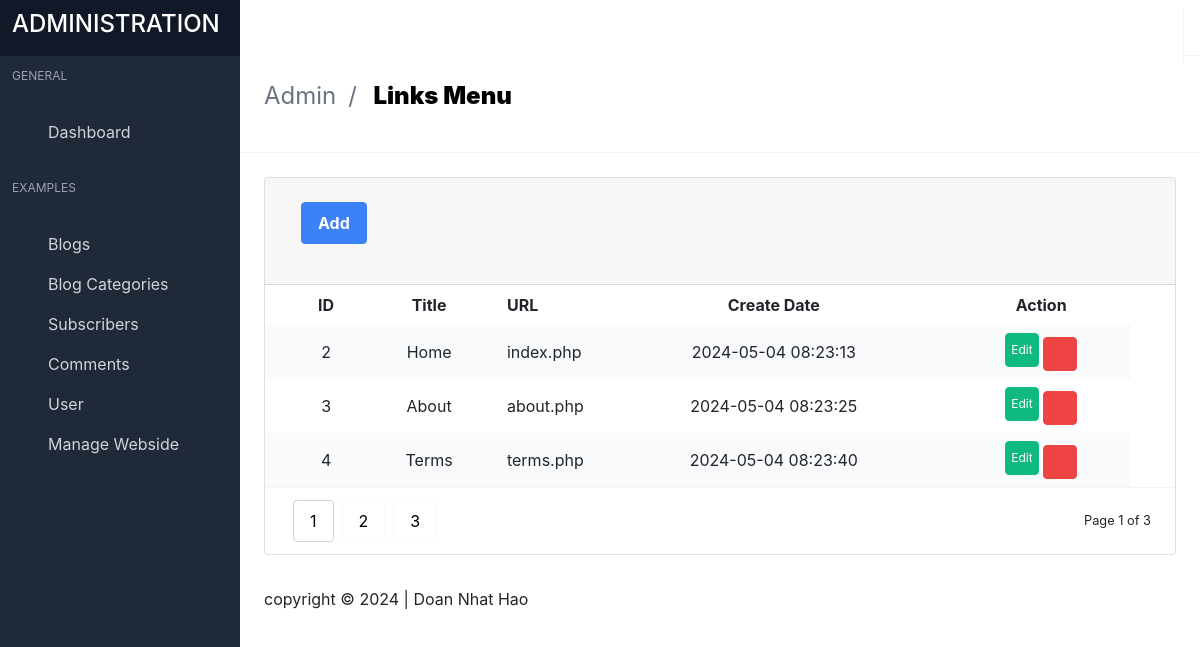
Screenshot of /admin/index.php?page=links (signed in) with the database file from the repository.
### tables this page shows
CREATE TABLE `links` (
  `id` int(11) NOT NULL,
  `title` varchar(100) NOT NULL,
  `url` varchar(100) NOT NULL,
  `created_at` datetime NOT NULL DEFAULT current_timestamp(),
  `updated_at` datetime NOT NULL DEFAULT current_timestamp()
);

CREATE TABLE `settings` (
  `id` int(11) NOT NULL,
  `site_name` varchar(100) NOT NULL,
  `site_logo` varchar(100) NOT NULL,
  `site_favicon` varchar(100) NOT NULL,
  `site_map` text NOT NULL,
  `site_timezone` varchar(100) NOT NULL,
  `site_footer` varchar(100) NOT NULL,
  `contact_phone` varchar(100) NOT NULL,
  `contact_address` varchar(100) NOT NULL,
  `contact_email` varchar(100) NOT NULL,
  `created_at` datetime NOT NULL DEFAULT current_timestamp(),
  `updated_at` datetime NOT NULL DEFAULT current_timestamp()
);

### admin/database/links.php (called while the page is built, shortened)
<?php
class links
{
	private $table = "links";
	private $conn;
	public function __construct($db)
	{
		$this->conn = $db;
	}
	public function readAll()
	{
		$sql = "SELECT * FROM $this->table";
		$stmt = $this->conn->prepare($sql);
		$stmt->execute();
		return $stmt;
	}
}

### admin/database/settings.php (called while the page is built, shortened)
<?php
class settings
{
    private $table = "settings";
    private $conn;
    public $id;
    public function __construct($db)
    {
        $this->conn = $db;
    }
    public function read()
    {
        $sql = "SELECT * FROM $this->table WHERE id = :get_id";
        $stmt = $this->conn->prepare($sql);
        $stmt->bindParam(":get_id", $this->id);
        $stmt->execute();
        if ($stmt->rowCount() > 0) {
            $row = $stmt->fetch();
            $this->site_footer = $row['site_footer'];
        }
    }
}

### admin/includes/links.php (the view, shortened to what this page needs)
<?php
$links = new links($db);
$stmt_links = $links->readAll();
?>
<section class="is-title-bar">
  <div class="flex flex-col md:flex-row items-center justify-between space-y-6 md:space-y-0">
    <ul>
      <li>Admin</li>
      <li>Links Menu</li>
    </ul>
  </div>
</section>
<section class="section main-section">
  <div class="card has-table">
    <header class="card-header">
      <p class="card-header-title">
        <a class="button medium blue --jb-modal" href="index.php?page=links_add">Add</a>
      </p>
      <a href="#" class="card-header-icon">
        <span class="icon"><i class="mdi mdi-reload"></i></span>
      </a>
    </header>
    <div class="card-content">
      <table>
        <thead>
          <tr>
            <th class="image-cell"></th>
            <th style="text-align: center;">ID</th>
            <th style="text-align: center;">Title</th>
            <th style="text-align: left;">URL</th>
            <th style="text-align: center;">Create Date</th>
            <th style="text-align: center;">Action</th>
            <th></th>
          </tr>
        </thead>
        <tbody>
          <?php
          while ($rows = $stmt_links->fetch()) {
          ?>
            <tr>
              <td class="image-cell"></td>
              <td style="text-align: center;"><?php echo $rows['id'] ?></td>
              <td style="text-align: center;"><?php echo $rows['title'] ?></td>
              <td style="text-align: left;" class="checkbox-cell">
                <?php echo $rows['url'] ?>
              </td>
              <td style="text-align: center;"><?php echo $rows['created_at'] ?></td>
              <td style="text-align: center;">
                <a href="index.php?page=links_edit&id=<?php echo $rows['id'] ?>" class="button small green --jb-modal" data-target="sample-modal-2" type="button">
                  <span class="icon">Edit</i></span>
                </a>
                <a href="index.php?page=links&id=<?php echo $rows['id'] ?>" class="button small red --jb-modal" data-target="sample-modal" type="button">
                  <span class="icon"><i class="mdi mdi-trash-can"></i></span>
                </a>
              </td>
            </tr>
          <?php
          }
          ?>
        </tbody>
      </table>
      <div class="table-pagination">
        <div class="flex items-center justify-between">
          <div class="buttons">
            <button type="button" class="button active">1</button>
            <button type="button" class="button">2</button>
            <button type="button" class="button">3</button>
          </div>
          <small>Page 1 of 3</small>
        </div>
      </div>
    </div>
  </div>
</section>

### admin/index.php (shortened to what this page needs)
<?php
include "database/links.php";
include "database/terms.php";
include "database/settings.php";
include "helper/help_function.php";
$database = new database();
$db = $database->connect();
$settings = new settings($db);
$settings->id = 1;
$settings->read();
$page = isset($_GET["page"]) ? ($_GET["page"]) : 'dashboard';
?>
<!DOCTYPE html>
<html lang="en" class="">
<head>
  <link rel="stylesheet" href="css/main.css?v=1628755089081">
  <link rel="stylesheet" href="https://stackpath.bootstrapcdn.com/bootstrap/4.4.1/css/bootstrap.min.css">
  <link href="https://cdn.jsdelivr.net/npm/summernote@0.8.18/dist/summernote-bs4.min.css" rel="stylesheet">
</head>
<body>
  <div id="app">
    <?php
    include "includes/header.php";
    ?>
    <?php
    include "includes/sidebar.php";
    ?>
    <?php
    if ($page == 'dashboard') {
      include 'includes/dashboard.php';
    } else if ($page == 'blogcategories') {
      include "includes/blogcategories.php";
    } else if ($page == 'blogcategories_add') {
      include "includes/blogcategories_add.php";
    } else if ($page == 'blogcategories_edit') {
      include "includes/blogcategories_edit.php";
    }
    else if ($page == 'blogs') {
      include "includes/blogs.php";
    } else if ($page == 'blogs_add') {
      include "includes/blogs_add.php";
    } else if ($page == 'blogs_edit') {
      include "includes/blogs_edit.php";
    }
    else if ($page == 'sliders') {
      include "includes/sliders.php";
    } else if ($page == 'sliders_add') {
      include "includes/sliders_add.php";
    } else if ($page == 'sliders_edit') {
      include "includes/sliders_edit.php";
    }
    else if ($page == 'socials') {
      include "includes/socials.php";
    } else if ($page == 'socials_add') {
      include "includes/socials_add.php";
    } else if ($page == 'socials_edit') {
      include "includes/socials_edit.php";
    }
    else if ($page == 'links') {
      include "includes/links.php";
    } else if ($page == 'links_add') {
      include "includes/links_add.php";
    } else if ($page == 'links_edit') {
      include "includes/links_edit.php";
    }
    ?>
    <footer class="footer">
      <div class="flex flex-col md:flex-row items-center justify-between space-y-3 md:space-y-0">
        <div class="flex items-center justify-start space-x-3">
          <?php echo $settings->site_footer  ?>
        </div>
      </div>
    </footer>
  </div>
  <link rel="stylesheet" href="https://cdn.materialdesignicons.com/4.9.95/css/materialdesignicons.min.css">
</body>
</html>

### rows the page displays
links: id "2", title "Home", url "index.php", created_at "2024-05-04 08:23:13"
links: id "3", title "About", url "about.php", created_at "2024-05-04 08:23:25"
links: id "4", title "Terms", url "terms.php", created_at "2024-05-04 08:23:40"
settings: site_footer "copyright © 2024 | Doan Nhat Hao"
